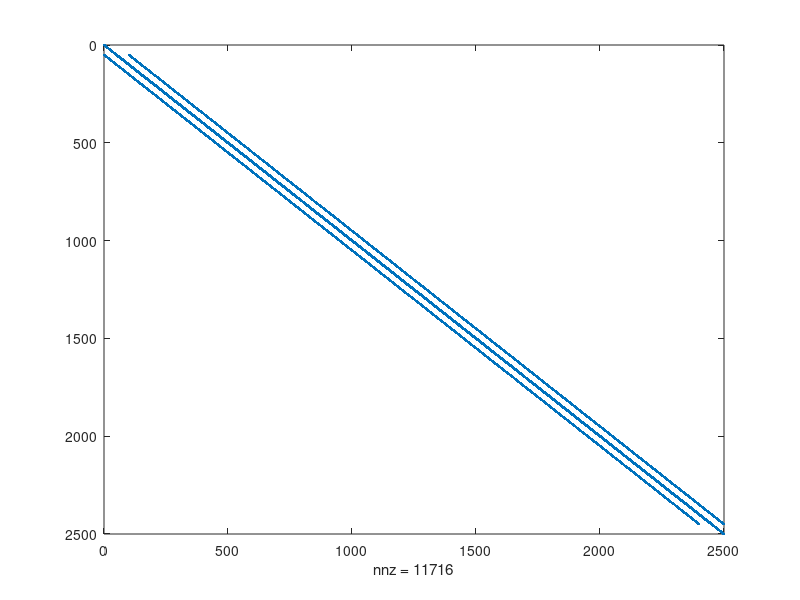
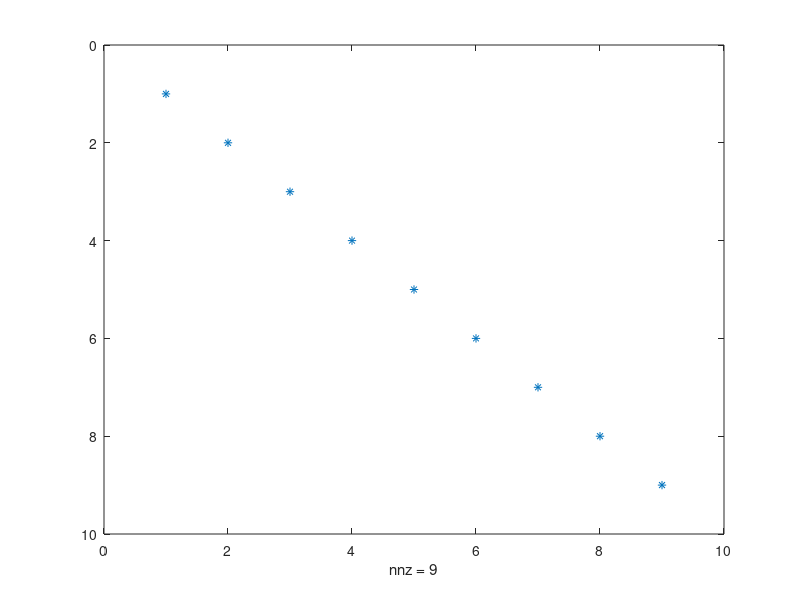
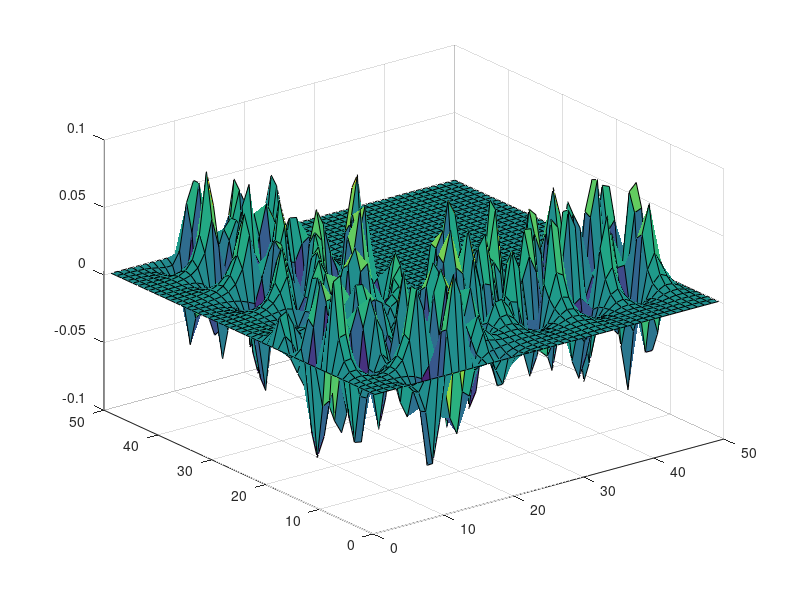
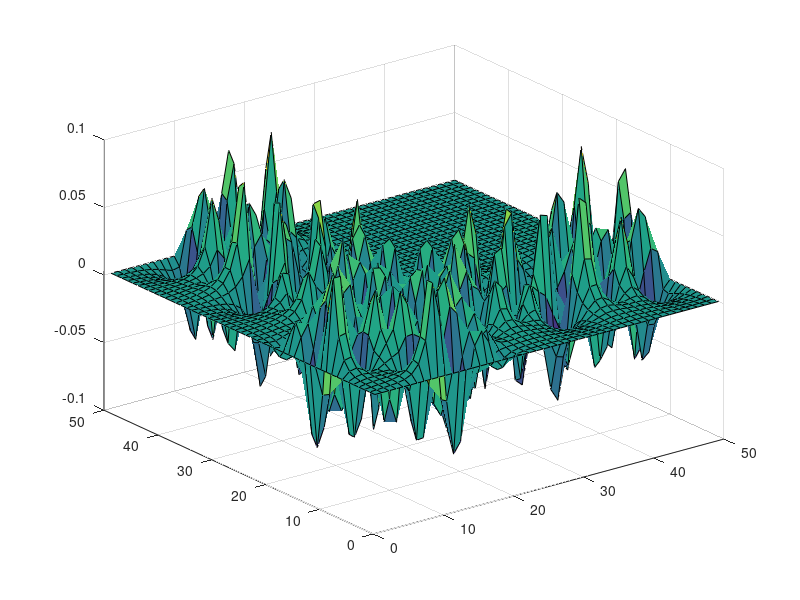

MATLAB code to generate these figures, in order:
%PA5
%Zachary St. Pierre
%101094217
%-------------------------------------------------------------------------%
clc
clear
close all
%-------------------------------------------------------------------------%

%set mode to 0 for first part of PA and to 1 for last part (different
%values on diaginal)

mode = 1;

nx = 50;
ny = 50;




G = zeros(ny*nx,ny*nx);
G = sparse(G);

V = zeros(nx*ny,1);


if mode == 0;
    
    for i = 1:nx %inside x dimensions
        for j = 1:ny %inside y dimensions
            n = j + (i-1) * ny;
            
            if i == 1
               G(n,:) = 0;
               G(n,n) = -4;
               V(n) = -4;
            elseif i == nx
                G(n,:)=0;
                G(n,n) =-4;
            elseif j == 1
                G(n,:) = 0;
                G(n,n) = -4;
                
            elseif j == ny
                G(n,:) = 0;
                G(n,n) = -4;
            else
                nxm = j + (i-2) * ny;
                nxp = j + (i) * ny;
                nym = (j-1) + (i-1) * ny;
                nyp = (j+1) + (i-1) * ny;
                
                G(n,n) = -4;
                G(n,nxm) = 1;
                G(n,nxp) = 1;
                G(n,nym) = 1;
                G(n,nyp) = 1;
            end
        end
    end

spy(G)

[E,D] = eigs(G,9,'SM');

figure(2)
spy(D)

for k = 1:size(E,2)
    for i = 1:nx
        for j = 1:ny
             n = j + (i-1) * ny;
             solutions{k}(i,j) = E(n,k);
        end
    end

end

for i = 1:size(E,2);
    figure(2+i)
    surf(solutions{i})
end
end

%-------------------------------------------------------------------------%

if mode == 1
    for i = 1:nx %inside x dimensions
            for j = 1:ny %inside y dimensions
                n = j + (i-1) * ny;

                if i == 1
                   G(n,:) = 0;
                   G(n,n) = -2;
                   V(n) = -4;
                elseif i == nx
                    G(n,:)=0;
                    G(n,n) =-2;
                elseif j == 1
                    G(n,:) = 0;
                    G(n,n) = -2;

                elseif j == ny
                    G(n,:) = 0;
                    G(n,n) = -2;

                elseif i >= 10 && i <=20
                    nxm = j + (i-2) * ny;
                    nxp = j + (i) * ny;
                    nym = (j-1) + (i-1) * ny;
                    nyp = (j+1) + (i-1) * ny;

                    G(n,n) = -2;
                    G(n,nxm) = 1;
                    G(n,nxp) = 1;
                    G(n,nym) = 1;
                    G(n,nyp) = 1;

                elseif j>=10 && j <= 20
                    nxm = j + (i-2) * ny;
                    nxp = j + (i) * ny;
                    nym = (j-1) + (i-1) * ny;
                    nyp = (j+1) + (i-1) * ny;

                    G(n,n) = -2;
                    G(n,nxm) = 1;
                    G(n,nxp) = 1;
                    G(n,nym) = 1;
                    G(n,nyp) = 1;

                else
                    nxm = j + (i-2) * ny;
                    nxp = j + (i) * ny;
                    nym = (j-1) + (i-1) * ny;
                    nyp = (j+1) + (i-1) * ny;

                    G(n,n) = -4;
                    G(n,nxm) = 1;
                    G(n,nxp) = 1;
                    G(n,nym) = 1;
                    G(n,nyp) = 1;
                end
            end
    end

    spy(G)

    [E,D] = eigs(G,9,'SM');

    figure(2)
    spy(D)
    
 for k = 1:size(E,2)
    for i = 1:nx
        for j = 1:ny
             n = j + (i-1) * ny;
             solutions{k}(i,j) = E(n,k);
        end
    end

end

for i = 1:size(E,2);
    figure(2+i)
    surf(solutions{i})
end
end
